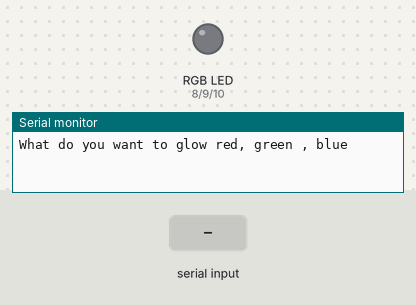
The sketch below on a simulated Arduino Uno, built with avr-gcc and run on an emulated ATmega328P. Shown: an RGB LED mixed from three pins (HIGH = lit), the last lines printed to the serial monitor. Inputs (shaded band) come from the test bench.

Above: at 1.2 s.
1.3 s: "red" received over Serial
At 3.1 s:
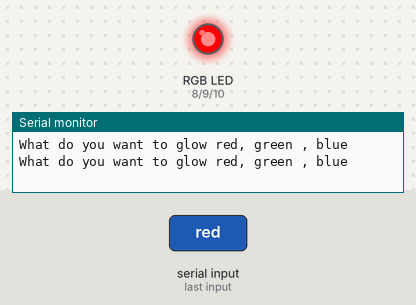
3.8 s: "green" received over Serial
At 6.0 s:
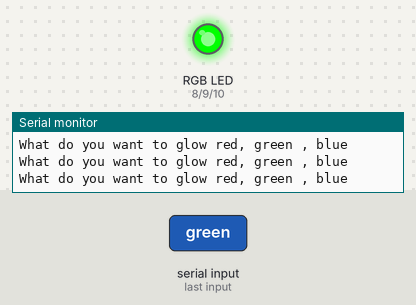
6.3 s: "blue" received over Serial
At 8.1 s:
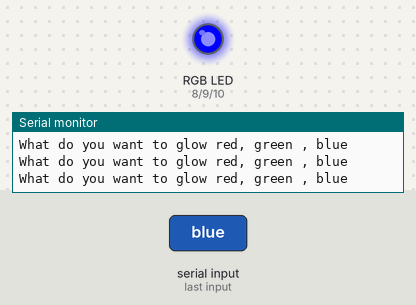
8.8 s: "aqua" received over Serial
At 11.2 s:
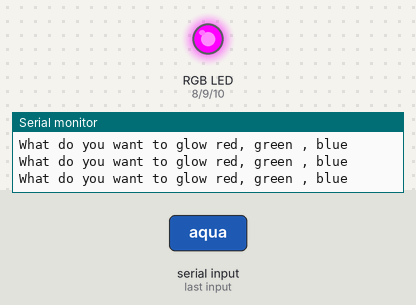
Timing chart, 0 to 12.3 s (numbered marks = the images above; inputs shaded):
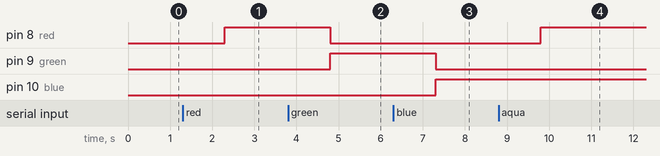

The sketch:

_14_understanding_rgb_led_s1.ino
```cpp
int blue = 10;
int red = 8;
int green = 9;
int timeDelay = 200;
String msg = "What do you want to glow red, green , blue";
String myColor = "";

void setup()
{
  pinMode(blue, OUTPUT);
  pinMode(red, OUTPUT);
  pinMode(green, OUTPUT);
  Serial.begin(9600);
}


void loop()
{
  Serial.println(msg);
  while(Serial.available() == 0)
  {

  }

  myColor = Serial.readString();
  if(myColor == "red")
  {
    digitalWrite(blue, LOW);
    digitalWrite(green, LOW);
  	digitalWrite(red, HIGH);
  }

  else if(myColor == "green")
  {
  	digitalWrite(blue, LOW);
    digitalWrite(red, LOW);
    digitalWrite(green, HIGH);
  }
  else if(myColor == "blue")
  {
  	digitalWrite(red, LOW);
    digitalWrite(green, LOW);
    digitalWrite(blue, HIGH);
  }
  else if(myColor == "aqua")
  {
  	analogWrite(green, LOW);
    analogWrite(blue, 255);
    analogWrite(red, 255);
  }
}
```

Measured:
- after the input at 1.3 s, pin 8 (red): LOW → HIGH after 1.0 s
- after the input at 3.8 s, pin 8 (red): HIGH → LOW after 1.0 s; pin 9 (green): LOW → HIGH after 1.0 s
- after the input at 6.3 s, pin 9 (green): HIGH → LOW after 1.0 s; pin 10 (blue): LOW → HIGH after 1.0 s
- after the input at 8.8 s, pin 8 (red): LOW → HIGH after 1.0 s
